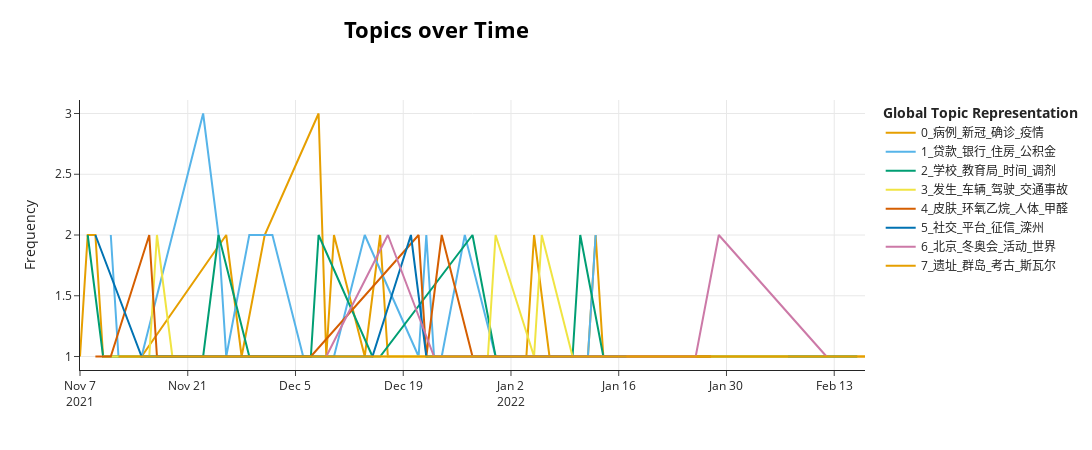

Source (notebook cell):
### Code cell
model.visualize_topics_over_time(topics_over_time, topics=[0, 1, 2, 3, 4, 5, 6, 7])

### Figure 1 — Plotly figure (JSON) as saved in the notebook; plotly's stock layout.template omitted (floating-point values rounded to 4 significant figures)
{"data": [{"hoverinfo": "text", "hovertext": ["<b>Topic 0</b><br>Words: 总医院, 就诊, 天津医科大学, 医务人员, 防控", "<b>Topic 0</b><br>Words: 青羊区, 邛崃市, 蜀鑫路, 卫健局, 新冠", "<b>Topic 0</b><br>Words: 邮政, 银川市, 医院, 快件, 快递", "<b>Topic 0</b><br>Words: 辛集市, 密接, 河北, 衡水, 余个", "<b>Topic 0</b><br>Words: 大连, 疫情, 封城, 肺炎, 病例", "<b>Topic 0</b><br>Words: 实验室, 猎鹰, 硬气, 大连, 大连市", "<b>Topic 0</b><br>Words: 温岭市, 上海, 新冠, 病例, 确诊", "<b>Topic 0</b><br>Words: 徐州市, 徐州, 阴性, 时至, 防控", "<b>Topic 0</b><br>Words: 烫伤, 老鼠, 涂抹, 疫苗, 世卫", "<b>Topic 0</b><br>Words: 病例, 新增, 区域, 慈溪市, 新型", "<b>Topic 0</b><br>Words: 宁波市, 例在, 北仑区, 新冠, 中心医院", "<b>Topic 0</b><br>Words: 象山县, 海曙区, 宁波市, 检测, 风险", "<b>Topic 0</b><br>Words: 无症状, 确诊, 感染者, 苏州, 嘉兴", "<b>Topic 0</b><br>Words: 特效药, 药物, 新冠, 研发, 日本", "<b>Topic 0</b><br>Words: 北大荒, 三例, 宿舍, 好像, 回复", "<b>Topic 0</b><br>Words: 东阳市, xx, 单元, 病例, 小区", "<b>Topic 0</b><br>Words: 东莞, 莞城, 病例, 确诊, 去莞城", "<b>Topic 0</b><br>Words: 实验室, 会展中心, 国际, 号馆, 检测", "<b>Topic 0</b><br>Words: 渭南市, 渭南, 临渭区, 名为, 账号", "<b>Topic 0</b><br>Words: 精神疾病, 兰州, 甘肃兰州, 街道办, 比耶", "<b>Topic 0</b><br>Words: 宁波市, 本土, 宁波, 小区, 新增", "<b>Topic 0</b><br>Words: 确诊, 河南省, 新增, 曹埭村, 瓯海区", "<b>Topic 0</b><br>Words: 深圳, 新增, 感染者, 花园, 阳性", "<b>Topic 0</b><br>Words: 变异, 病例, 奥密克戎, 毒株, 病毒", "<b>Topic 0</b><br>Words: 四川, 日晚, 龙门, 涪城区, 绵阳", "<b>Topic 0</b><br>Words: 夏津县, 汤阴县, 肺炎, 核酸, 新冠", "<b>Topic 0</b><br>Words: 核酸, 该名, 同仁医院, 江宁区, 异常", "<b>Topic 0</b><br>Words: 长隆, 天河区, 横琴, 度假区, 广州市", "<b>Topic 0</b><br>Words: 义桥, 萧山区, 例新冠, 新增, 肺炎", "<b>Topic 0</b><br>Words: 三墩, 院区, 西湖区, 两例, 检测", "<b>Topic 0</b><br>Words: 平南县, 医院, 大安, 贵港市, 下辖", "<b>Topic 0</b><br>Words: 昌黎县, 广缘, 风险, 超市, 地区", "<b>Topic 0</b><br>Words: 山镇, 村有, 太宁, 接触, 州市", "<b>Topic 0</b><br>Words: 该院, 发热, 门诊, 独墅, 方舱"], "marker": {"color": "#E69F00"}, "mode": "lines", "name": "0_病例_新冠_确诊_疫情", "type": "scatter", "x": ["2021-11-07T00:00:00", "2021-11-08T00:00:00", "2021-11-09T00:00:00", "2021-11-10T00:00:00", "2021-11-14T00:00:00", "2021-11-15T00:00:00", "2021-11-26T00:00:00", "2021-11-28T00:00:00", "2021-12-01T00:00:00", "2021-12-08T00:00:00", "2021-12-09T00:00:00", "2021-12-10T00:00:00", "2021-12-14T00:00:00", "2021-12-16T00:00:00", "2021-12-17T00:00:00", "2021-12-20T00:00:00", "2021-12-22T00:00:00", "2021-12-27T00:00:00", "2021-12-29T00:00:00", "2021-12-31T00:00:00", "2022-01-04T00:00:00", "2022-01-05T00:00:00", "2022-01-07T00:00:00", "2022-01-08T00:00:00", "2022-01-12T00:00:00", "2022-01-13T00:00:00", "2022-01-14T00:00:00", "2022-01-16T00:00:00", "2022-01-26T00:00:00", "2022-01-27T00:00:00", "2022-02-09T00:00:00", "2022-02-10T00:00:00", "2022-02-14T00:00:00", "2022-02-17T00:00:00"], "y": [1, 2, 2, 1, 1, 1, 2, 1, 2, 3, 1, 2, 1, 2, 1, 1, 1, 1, 1, 1, 1, 2, 1, 1, 1, 2, 1, 1, 1, 1, 1, 1, 1, 1]}, {"hoverinfo": "text", "hovertext": ["<b>Topic 1</b><br>Words: 社保卡, 女士, 海南省, 一卡通, 社会保障", "<b>Topic 1</b><br>Words: 蠡县, 快递, 别拿该, 保定, 300", "<b>Topic 1</b><br>Words: 分配, 安居房, 申报, 房源, 保障", "<b>Topic 1</b><br>Words: 信息, 市场主体, 市场, 监督, 更新", "<b>Topic 1</b><br>Words: 资金, 乡村, 振兴, 衔接, 名义", "<b>Topic 1</b><br>Words: 贷款, 房产, 银行, 抵押, 电价", "<b>Topic 1</b><br>Words: 收款, 经营, 商户, 用于, 条码", "<b>Topic 1</b><br>Words: 数据线, 充电, 用电, 征求意见, 峰谷", "<b>Topic 1</b><br>Words: 车主, 点至, 电费, 电价, etc", "<b>Topic 1</b><br>Words: 商品, 住房, 东莞市, 社保, 购买", "<b>Topic 1</b><br>Words: edr, 行车, 记录仪, 安装, 汽车", "<b>Topic 1</b><br>Words: 银行, 方汉奇, 教授, 转账, 两百万", "<b>Topic 1</b><br>Words: 社保卡, 短信, 附加, 电子, 网址", "<b>Topic 1</b><br>Words: 投资, 虚拟, 货币, 宇宙, 理财", "<b>Topic 1</b><br>Words: etc, 页面, 车主, 银行, 12123", "<b>Topic 1</b><br>Words: 考试内容, 科目, 中国人民银行, 驾驶证, 考试", "<b>Topic 1</b><br>Words: 机动车, 检验, 档案, 标志, 报废", "<b>Topic 1</b><br>Words: 皮卡车, 皮卡, 标准, 制定, 技术", "<b>Topic 1</b><br>Words: 自行车, 电动, 登记, 缴费, 非机动车", "<b>Topic 1</b><br>Words: 二人, 凭空, 臆断, 只出, 不进", "<b>Topic 1</b><br>Words: 万山, 铜仁市, 求助, 湖北, 类似", "<b>Topic 1</b><br>Words: 法规, 改革, 发展, 评价, 营商", "<b>Topic 1</b><br>Words: 第三代, 换发, 民生, 一卡通, 社会保障", "<b>Topic 1</b><br>Words: 公积金, 贷款, 住房, 提取, 沧州市", "<b>Topic 1</b><br>Words: 医保, 银行卡, 点击, 链接, 短信"], "marker": {"color": "#56B4E9"}, "mode": "lines", "name": "1_贷款_银行_住房_公积金", "type": "scatter", "x": ["2021-11-11T00:00:00", "2021-11-12T00:00:00", "2021-11-14T00:00:00", "2021-11-15T00:00:00", "2021-11-23T00:00:00", "2021-11-25T00:00:00", "2021-11-26T00:00:00", "2021-11-29T00:00:00", "2021-12-02T00:00:00", "2021-12-06T00:00:00", "2021-12-08T00:00:00", "2021-12-09T00:00:00", "2021-12-10T00:00:00", "2021-12-14T00:00:00", "2021-12-21T00:00:00", "2021-12-22T00:00:00", "2021-12-23T00:00:00", "2021-12-24T00:00:00", "2021-12-27T00:00:00", "2021-12-31T00:00:00", "2022-01-04T00:00:00", "2022-01-06T00:00:00", "2022-01-10T00:00:00", "2022-01-12T00:00:00", "2022-01-13T00:00:00"], "y": [2, 1, 1, 1, 3, 2, 1, 2, 2, 1, 1, 1, 1, 2, 1, 2, 1, 1, 2, 1, 1, 1, 1, 1, 2]}, {"hoverinfo": "text", "hovertext": ["<b>Topic 2</b><br>Words: 成都, 锦城, 理工大学, 学院, 团建", "<b>Topic 2</b><br>Words: 在校, 校方, 师生, 理工大学, 学校", "<b>Topic 2</b><br>Words: 促进法, 西川, 民办教育, 中学, 学校", "<b>Topic 2</b><br>Words: 时间表, 中小学生, 寒假, 科学, 意愿", "<b>Topic 2</b><br>Words: 踩点, 内江市, 经开区, 小孩, 小学", "<b>Topic 2</b><br>Words: 基础教育, 入学年龄, 教育厅, 河北省, 信息", "<b>Topic 2</b><br>Words: 双减, 学校, 光明, 观点, 政策", "<b>Topic 2</b><br>Words: 同学, 学校, 保安, 校园, 学生", "<b>Topic 2</b><br>Words: 教学, 哈尔滨市, 线下, 停止, 中小学校", "<b>Topic 2</b><br>Words: 黑芝麻, 头发, 便秘, 变黑, 肠清茶", "<b>Topic 2</b><br>Words: 辽宁省, 放假, 中小学, 时间, 教育厅", "<b>Topic 2</b><br>Words: 山东大学, 教育, 学院, 广告, 招生", "<b>Topic 2</b><br>Words: 华侨大学, 学校, 停办, 声誉, 优秀人才", "<b>Topic 2</b><br>Words: 内部, 充值, 老师, 下载, 推荐", "<b>Topic 2</b><br>Words: 福建省, 考试院, 艺术类, 联考, 教育", "<b>Topic 2</b><br>Words: 贵州省, 考试, 泄题, 评分, 主观题", "<b>Topic 2</b><br>Words: 学校, 考试, 外国语, 招生, 成都", "<b>Topic 2</b><br>Words: 学生, 发布者, 曹某, 秦汉, 秦岭", "<b>Topic 2</b><br>Words: 南宁市, 教育局, 时间, 学期, 学年度", "<b>Topic 2</b><br>Words: 调剂, 招生, 院校, 信息, 考研", "<b>Topic 2</b><br>Words: 湖南省, 教育厅, 开学, 大中小学, 推迟", "<b>Topic 2</b><br>Words: 学生会, 理发店, 形象, 营销, 学校", "<b>Topic 2</b><br>Words: 故城县, 网信, 叶庄, 全村, 衡水市", "<b>Topic 2</b><br>Words: 预计, 年级, 毕业, 到校, 上课", "<b>Topic 2</b><br>Words: 开学, 广西, 原图, 延迟, 假消息", "<b>Topic 2</b><br>Words: 寒假, 教育局, 汉中市, 时间, 文件", "<b>Topic 2</b><br>Words: 深圳, 返校, 新闻网, 中小学, 幼儿园"], "marker": {"color": "#009E73"}, "mode": "lines", "name": "2_学校_教育局_时间_调剂", "type": "scatter", "x": ["2021-11-08T00:00:00", "2021-11-10T00:00:00", "2021-11-11T00:00:00", "2021-11-13T00:00:00", "2021-11-17T00:00:00", "2021-11-22T00:00:00", "2021-11-23T00:00:00", "2021-11-25T00:00:00", "2021-11-29T00:00:00", "2021-11-30T00:00:00", "2021-12-07T00:00:00", "2021-12-08T00:00:00", "2021-12-15T00:00:00", "2021-12-16T00:00:00", "2021-12-28T00:00:00", "2021-12-31T00:00:00", "2022-01-06T00:00:00", "2022-01-10T00:00:00", "2022-01-11T00:00:00", "2022-01-14T00:00:00", "2022-01-22T00:00:00", "2022-01-25T00:00:00", "2022-02-03T00:00:00", "2022-02-08T00:00:00", "2022-02-10T00:00:00", "2022-02-11T00:00:00", "2022-02-16T00:00:00"], "y": [2, 1, 1, 1, 1, 1, 1, 2, 1, 1, 1, 2, 1, 1, 2, 1, 1, 1, 2, 1, 1, 1, 1, 1, 1, 1, 1]}, {"hoverinfo": "text", "hovertext": ["<b>Topic 3</b><br>Words: 文昌, 郑某, 平房, 台车, 某财", "<b>Topic 3</b><br>Words: 喜钱, 环境卫生, 环卫工, 结婚, 喜糖", "<b>Topic 3</b><br>Words: 兴安县, 西环路, 外地口音, 倒地不起, 兴安", "<b>Topic 3</b><br>Words: 天汉, 沂南, 大桥, 河水, 冲入", "<b>Topic 3</b><br>Words: 燃气, 厨房, 打电话, 爆炸, 发生", "<b>Topic 3</b><br>Words: 河南, 汝州, 小轿车, 疯狂, 酒瓶", "<b>Topic 3</b><br>Words: 亳州, 阜阳, 发生, 路段, 交通事故", "<b>Topic 3</b><br>Words: 私家车, 城管, 淮阳, 执法, 周口", "<b>Topic 3</b><br>Words: 发生, 分尸, 分尸案, 死者, 跳楼自杀", "<b>Topic 3</b><br>Words: 防城港, 高速公路, 收费站, 钦东, 车辆", "<b>Topic 3</b><br>Words: 辆车, 连撞, 联盟, 追尾, 大桥", "<b>Topic 3</b><br>Words: 酒后, 道路, 酒驾, 不算, 挪车", "<b>Topic 3</b><br>Words: 成都, 发生爆炸, 事故, 车辆, 成渝", "<b>Topic 3</b><br>Words: 小区, 金牛区, 居所, 花满庭, 英雄", "<b>Topic 3</b><br>Words: 桂花城, 指挥, 西湖区, 消防, 接到", "<b>Topic 3</b><br>Words: 驾驶, 相撞, 死亡, 乌鲁木齐, 发生", "<b>Topic 3</b><br>Words: 坠楼, 妻儿, 西安, 扔下, 事件", "<b>Topic 3</b><br>Words: 滁州, 发生爆炸, 事件, 公司, 滁州市", "<b>Topic 3</b><br>Words: 新绛县, 发生, 新绛, 持枪, 抢劫案", "<b>Topic 3</b><br>Words: 驾驶, 赵某, 张某, 小型, 车辆", "<b>Topic 3</b><br>Words: 评论, 车辆, 靖西, 公路, 燃烧"], "marker": {"color": "#F0E442"}, "mode": "lines", "name": "3_发生_车辆_驾驶_交通事故", "type": "scatter", "x": ["2021-11-10T00:00:00", "2021-11-12T00:00:00", "2021-11-16T00:00:00", "2021-11-17T00:00:00", "2021-11-19T00:00:00", "2021-11-22T00:00:00", "2021-11-26T00:00:00", "2021-11-30T00:00:00", "2021-12-08T00:00:00", "2021-12-24T00:00:00", "2021-12-27T00:00:00", "2021-12-29T00:00:00", "2021-12-30T00:00:00", "2021-12-31T00:00:00", "2022-01-05T00:00:00", "2022-01-06T00:00:00", "2022-01-10T00:00:00", "2022-01-13T00:00:00", "2022-01-18T00:00:00", "2022-01-29T00:00:00", "2022-02-07T00:00:00"], "y": [1, 1, 1, 2, 1, 1, 1, 1, 1, 1, 1, 1, 1, 2, 1, 2, 1, 1, 1, 1, 1]}, {"hoverinfo": "text", "hovertext": ["<b>Topic 4</b><br>Words: 过午不食, 减肥, 分泌, 能量, 吃晚饭", "<b>Topic 4</b><br>Words: 能源供应, 今冬, 过度, 担心, 皮肤", "<b>Topic 4</b><br>Words: 皮肤, 饭菜, 亚硝酸盐, 清洁, 致癌", "<b>Topic 4</b><br>Words: 胃炎, 胃癌, 发展, 戒烟, 萎缩性", "<b>Topic 4</b><br>Words: 硅油, 洗发水, 毛囊, 打着, 旗号", "<b>Topic 4</b><br>Words: 赖床, 困难户, 此言差矣, 起床, 嗜睡", "<b>Topic 4</b><br>Words: 水果, 冬天, 肠胃, 吃水果, 伤胃", "<b>Topic 4</b><br>Words: 口罩, 环氧乙烷, 消毒, 残留量, 一抖", "<b>Topic 4</b><br>Words: 艾滋病, 蚊虫, 传播, 蚊子, 叮咬", "<b>Topic 4</b><br>Words: 身体, 患有, 细菌, 喉咙, 肺结核", "<b>Topic 4</b><br>Words: 甲醛, 除甲醛, 气味, 蜡烛, 柚子", "<b>Topic 4</b><br>Words: 自来水, 水中, 致癌, 每升, 毫克", "<b>Topic 4</b><br>Words: 电饭煲, 出血热, 涂层, 草莓, 感染", "<b>Topic 4</b><br>Words: 鸡蛋, 感冒, 蛋白质, 食物, 热效应", "<b>Topic 4</b><br>Words: 鱼腥草, 马兜铃, 内酰胺, 适量, 含量", "<b>Topic 4</b><br>Words: 环氧乙烷, 灭菌, 棉签, 产品, 消毒", "<b>Topic 4</b><br>Words: 关节炎, 秋裤, 风湿病, 疾病, 类风湿", "<b>Topic 4</b><br>Words: 坚果, 脂肪, 零食, 一包, 摄入量", "<b>Topic 4</b><br>Words: 砂糖, 胡萝卜素, 橘子, 皮肤, 变黄"], "marker": {"color": "#D55E00"}, "mode": "lines", "name": "4_皮肤_环氧乙烷_人体_甲醛", "type": "scatter", "x": ["2021-11-09T00:00:00", "2021-11-11T00:00:00", "2021-11-16T00:00:00", "2021-11-17T00:00:00", "2021-11-18T00:00:00", "2021-11-24T00:00:00", "2021-11-25T00:00:00", "2021-11-30T00:00:00", "2021-12-01T00:00:00", "2021-12-02T00:00:00", "2021-12-03T00:00:00", "2021-12-07T00:00:00", "2021-12-21T00:00:00", "2021-12-22T00:00:00", "2021-12-24T00:00:00", "2021-12-28T00:00:00", "2021-12-30T00:00:00", "2022-01-06T00:00:00", "2022-01-28T00:00:00"], "y": [1, 1, 2, 1, 1, 1, 1, 1, 1, 1, 1, 1, 2, 1, 2, 1, 1, 1, 1]}, {"hoverinfo": "text", "hovertext": ["<b>Topic 5</b><br>Words: 征信, 修复, 主体, 信息, 机构", "<b>Topic 5</b><br>Words: 治理, 信息内容, 网络, 网信, 账号", "<b>Topic 5</b><br>Words: 玉山县, 村庄, 玉山, 文昌阁, 添油加醋", "<b>Topic 5</b><br>Words: 庄河市, 庄河, 外卖, 孙某, 公安局", "<b>Topic 5</b><br>Words: 广宗县, 法律法规, 网信, 互联网, 删除", "<b>Topic 5</b><br>Words: 强奸, 岳阳市, 岳阳楼, 某霞, 女生", "<b>Topic 5</b><br>Words: 书刊, 售卖, 海口市, 民政局, 资料", "<b>Topic 5</b><br>Words: 周巷, 烧香拜佛, 村封, 人去, 封村", "<b>Topic 5</b><br>Words: 开业, 娱乐, 行业, 文件, 家宴", "<b>Topic 5</b><br>Words: 武功, 县普, 城关, 大街小巷, 对辛", "<b>Topic 5</b><br>Words: 恒利, 百官, 社区, 街道, 我家", "<b>Topic 5</b><br>Words: 清苑, 封村, 发布者, 南候, 区南候", "<b>Topic 5</b><br>Words: 账号, 删除, 网信, 信息, 负责人", "<b>Topic 5</b><br>Words: 超市, 感染者, 店门, 系高, 一同", "<b>Topic 5</b><br>Words: 滦州, 市网, 信办, 古城, 榛子"], "marker": {"color": "#0072B2"}, "mode": "lines", "name": "5_社交_平台_征信_滦州", "type": "scatter", "x": ["2021-11-09T00:00:00", "2021-11-15T00:00:00", "2021-11-16T00:00:00", "2021-11-17T00:00:00", "2021-11-26T00:00:00", "2021-11-29T00:00:00", "2021-11-30T00:00:00", "2021-12-15T00:00:00", "2021-12-20T00:00:00", "2021-12-22T00:00:00", "2021-12-27T00:00:00", "2022-01-07T00:00:00", "2022-01-12T00:00:00", "2022-01-13T00:00:00", "2022-01-17T00:00:00"], "y": [2, 1, 1, 1, 1, 1, 1, 1, 2, 1, 1, 1, 1, 1, 1]}, {"hoverinfo": "text", "hovertext": ["<b>Topic 6</b><br>Words: 达标, 淮北, 碳中, 华北, 华西", "<b>Topic 6</b><br>Words: 呼吸, 北京, 生态, 中科院, 京津冀", "<b>Topic 6</b><br>Words: 生态环境, 北京, 部于, 奥运会, 部将", "<b>Topic 6</b><br>Words: 世界, 上海, 活动, 倒计时, 降雪", "<b>Topic 6</b><br>Words: 活动, 倒计时, 广州, 举办, 撞钟", "<b>Topic 6</b><br>Words: 火炬, 地面, 石油化工, 燃烧, 企业", "<b>Topic 6</b><br>Words: 冬奥会, 北京, 自保, 骤增, 年货", "<b>Topic 6</b><br>Words: 残奥会, 冬奥会, 北京, 运动员, 出行", "<b>Topic 6</b><br>Words: 志愿者, 北京, 招募, 冬奥会, 赛会", "<b>Topic 6</b><br>Words: 烟花爆竹, 大连市, 管理局, 应急, 大连市人民政府", "<b>Topic 6</b><br>Words: 冬奥会, 北京, 检测, 运动员, 认定", "<b>Topic 6</b><br>Words: 移民, 出入境, 国家, 管理局, 出境"], "marker": {"color": "#CC79A7"}, "mode": "lines", "name": "6_北京_冬奥会_活动_世界", "type": "scatter", "x": ["2021-12-09T00:00:00", "2021-12-17T00:00:00", "2021-12-23T00:00:00", "2021-12-29T00:00:00", "2021-12-30T00:00:00", "2022-01-07T00:00:00", "2022-01-09T00:00:00", "2022-01-12T00:00:00", "2022-01-24T00:00:00", "2022-01-26T00:00:00", "2022-01-29T00:00:00", "2022-02-12T00:00:00"], "y": [1, 2, 1, 1, 1, 1, 1, 1, 1, 1, 2, 1]}, {"hoverinfo": "text", "hovertext": ["<b>Topic 7</b><br>Words: 限购, 沈阳房产, 楼市, 沈阳, 取消", "<b>Topic 7</b><br>Words: 群岛, 斯瓦尔, 挪威, 领土, 北极", "<b>Topic 7</b><br>Words: 商朝, 价值, 古墓, 地层, 唐宋", "<b>Topic 7</b><br>Words: 佛像, 一尊, 宁夏, 被盗, 中卫市", "<b>Topic 7</b><br>Words: 体彩, 衣服, 领奖人, 王先生, 体育彩票", "<b>Topic 7</b><br>Words: 永康市, 杨某, 言论, 警方, 密接", "<b>Topic 7</b><br>Words: 陕西省, 热线电话, 花草树木, 心理, 干预", "<b>Topic 7</b><br>Words: 遗址, 考古, 鸿山, 地块, 无锡市", "<b>Topic 7</b><br>Words: 谢某, 泉州市, 石狮, 肺炎, 散布", "<b>Topic 7</b><br>Words: 贵阳, 北站, 陈某, 铁路, 已封", "<b>Topic 7</b><br>Words: 李振潼, 老人, 去世, 救治, 传言", "<b>Topic 7</b><br>Words: 贵港, 搂抱, 亲嘴, 早报, 一点", "<b>Topic 7</b><br>Words: 南岳, 佛教协会, 招聘, 住持, 衡山"], "marker": {"color": "#E69F00"}, "mode": "lines", "name": "7_遗址_群岛_考古_斯瓦尔", "type": "scatter", "x": ["2021-11-12T00:00:00", "2021-11-22T00:00:00", "2021-11-23T00:00:00", "2021-11-30T00:00:00", "2021-12-02T00:00:00", "2021-12-20T00:00:00", "2022-01-06T00:00:00", "2022-01-11T00:00:00", "2022-01-19T00:00:00", "2022-01-24T00:00:00", "2022-01-25T00:00:00", "2022-02-11T00:00:00", "2022-02-17T00:00:00"], "y": [1, 1, 1, 1, 1, 1, 1, 1, 1, 1, 1, 1, 1]}], "layout": {"height": 450, "hoverlabel": {"bgcolor": "white", "font": {"family": "Rockwell", "size": 16}}, "legend": {"title": {"text": "<b>Global Topic Representation"}}, "title": {"font": {"color": "Black", "size": 22}, "text": "<b>Topics over Time</b>", "x": 0.4, "xanchor": "center", "y": 0.95, "yanchor": "top"}, "width": 1250, "xaxis": {"showgrid": true}, "yaxis": {"showgrid": true, "title": {"text": "Frequency"}}}}
